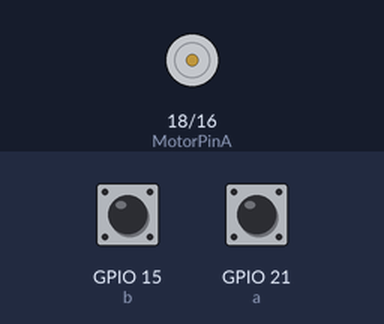
The sketch below on a simulated ESP32. Parts: motor-driver pin pairs drawn as motors (green arrow = first pin HIGH = forward, orange = second pin HIGH = backward, longer = more drive, scaled by the enable pin). Inputs (shaded band) come from the test bench; at power-on: GPIO 15 (b) HIGH, GPIO 21 (a) HIGH. What the sketch prints to the serial monitor is not drawn.

Above: at 0.0 s.
At 2.1 s:
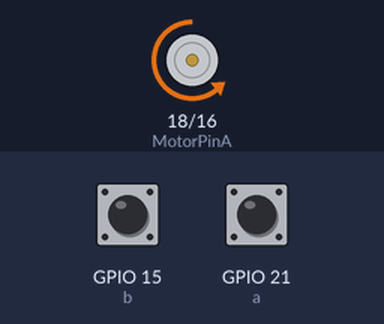
Timing chart, 0 to 3.6 s (numbered marks = the images above):
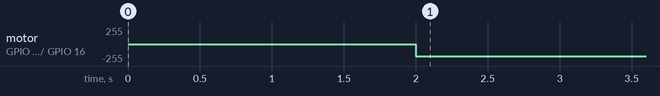

Measured:
- by itself, motor on GPIO 18 (MotorPinA) / GPIO 16 (MotorPinB): stopped → backward 180/255 at 2.0 s

The sketch:

ev.ino
```cpp
#include <WiFi.h>
#include <PID_v1.h>

// WiFi Credentials
const char* ssid = "Your_SSID";
const char* password = "Your_PASSWORD";

// Telnet Server
WiFiServer server(23);
WiFiClient client;

// Motor Pins
#define MotorPinA 18
#define MotorPinB 16
#define MotorSpeedPin 22

#define a 21
#define b 15

volatile int motorPosition = 0;
double Setpoint, Input, Output;

// PID Tuning Parameters (Adjusted for small motors)
double Kp = 0.7, Ki = 0.01, Kd = 0.45;
PID myPID(&Input, &Output, &Setpoint, Kp, Ki, Kd, DIRECT);

bool targetReached = false;

// Interrupt for Encoder
void IRAM_ATTR updatePosition() {
  static int lastA = LOW;
  int currentA = digitalRead(a);
  int currentB = digitalRead(b);

  if (lastA == LOW && currentA == HIGH) {
    motorPosition += (currentB == LOW) ? 1 : -1;
  } else if (lastA == HIGH && currentA == LOW) {
    motorPosition += (currentB == HIGH) ? 1 : -1;
  }

  lastA = currentA;
}

void setup() {
  Serial.begin(115200);

  // // WiFi Setup
  // WiFi.begin(ssid, password);
  // Serial.print("Connecting to WiFi");
  // while (WiFi.status() != WL_CONNECTED) {
  //   delay(500);
  //   Serial.print(".");
  // }
  // Serial.println("\nConnected to WiFi!");
  // Serial.print("IP Address: ");
  // Serial.println(WiFi.localIP());

  // server.begin();  // Start Telnet server

  // Motor and Encoder Setup
  pinMode(MotorPinA, OUTPUT);
  pinMode(MotorPinB, OUTPUT);
  pinMode(MotorSpeedPin, OUTPUT);
  pinMode(a, INPUT_PULLUP);
  pinMode(b, INPUT_PULLUP);

  attachInterrupt(digitalPinToInterrupt(a), updatePosition, CHANGE);
  attachInterrupt(digitalPinToInterrupt(b), updatePosition, CHANGE);

  Setpoint = 11914;  // Target position

  //SPEED - 180
  // 1489.25/meter
  // 14888 --> 10m / Drift - 12 inches
  // 11914 --> 8m / Drift - 7.5 inches
  // 10428 --> 7m / Drift - 3 inches

  // Initialize PID
  myPID.SetMode(AUTOMATIC);
  myPID.SetOutputLimits(-180, 180);

  delay(2000);
}

void loop() {
  // handleTelnetClient();

  if (!targetReached) {
    Input = motorPosition;
    myPID.Compute();

    if (abs(Setpoint - Input) < 5) {
      targetReached = true;
      stopMotor();
      // sendToTelnet("Target reached!");
    } else {
      moveMotor(Output);
    }

    // String log = "Motor Position: " + String(motorPosition) + " Output: " + String(Output);
    // sendToTelnet(log);

    Serial.printf("Encoder:");
    Serial.println(motorPosition);
    Serial.println("Output");
    Serial.println(Output);

    delay(10);
  }
}

void moveMotor(double output) {
  if (output > 0) {
    digitalWrite(MotorPinA, LOW);
    digitalWrite(MotorPinB, HIGH);
    analogWrite(MotorSpeedPin, (int)output);
  } else if (output < 0) {
    digitalWrite(MotorPinA, HIGH);
    digitalWrite(MotorPinB, LOW);
    analogWrite(MotorSpeedPin, (int)-output);
  } else {
    stopMotor();
  }
}

void stopMotor() {
  digitalWrite(MotorPinA, LOW);
  digitalWrite(MotorPinB, LOW);
  analogWrite(MotorSpeedPin, 0);
}

// // Telnet Handling
// void handleTelnetClient() {
//   if (!client || !client.connected()) {
//     client = server.available();
//   }
// }

// void sendToTelnet(String message) {
//   Serial.println(message); // Also print to USB serial
//   if (client && client.connected()) {
//     client.println(message);
//   }
// }
```
